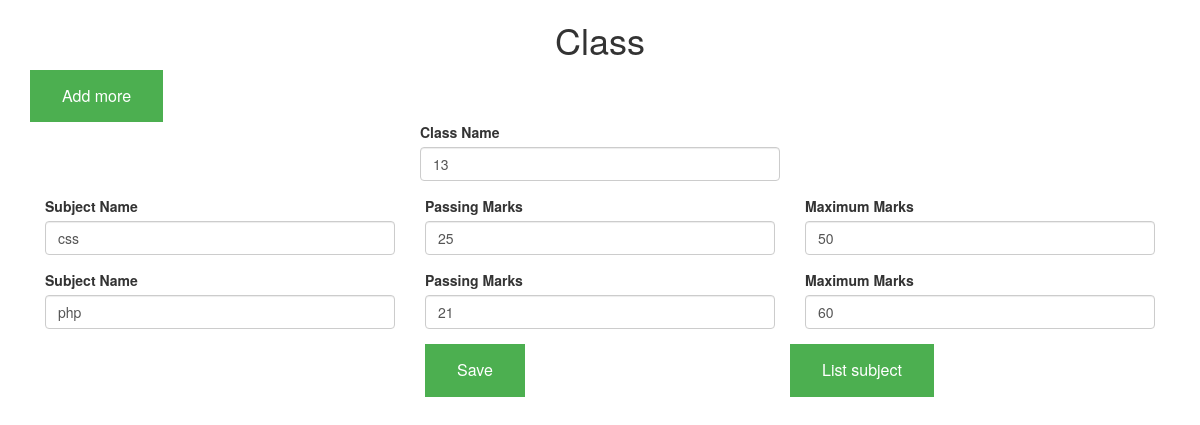
/class_update.php?uid=31, run on the app's committed database.
### tables this page shows
CREATE TABLE `class_table` (
  `id` int(11) NOT NULL,
  `class_name` varchar(255) NOT NULL,
  `subject_name` varchar(255) NOT NULL,
  `passing_marks` varchar(255) NOT NULL,
  `maximum_marks` varchar(255) NOT NULL
);

### class_include.php (called while the page is built, shortened)
<?php
class classproject
{
  public $servername = 'localhost';
  public $username   = 'root';
  public $password   = '';
  public $dbname     = 'class';
  public $connect;
  public function __construct()
 {
   $this->connect = new mysqli($this->servername,$this->username,$this->password,$this->dbname);
   if(mysqli_connect_error()){
      trigger_error("failed to connect database".mysqli_connect_error());
    }else{
     return $this->connect;
    }
  }
 public function displayById($id)
{
  $query = "SELECT * FROM class_table WHERE id = ".$id;
  $result = $this->connect->query($query);
  if($result->num_rows>0){
  $row = $result->fetch_assoc();
  return $row;
  }else{
       echo "Record Not Found";
  }
}
 }
?>

### class_update.php (the view, shortened to what this page needs)
<?php
include ('bootstrap.php');
include ('class_include.php');
$classObj = new classproject();
if(isset($_GET['uid']) && !empty($_GET['uid'])){
    $uid = $_GET['uid'];
    $result = $classObj->displayById($uid);
    $subject_name  = explode(',',$result['subject_name']);
    $passing_marks = explode(',',$result['passing_marks']);
    $maximum_marks = explode(',',$result['maximum_marks']);
}
?>
<!DOCTYPE html>
<html>
<head>
</head>
<body>
        <div class="container">
            <div class="row">
                <div class="col-md-12">
                    <h1 style="text-align:center"> Class</h1>
                                  <input class="button" id="add1" type="button" value="Add more" class="right">
                    <form action="" method="POST">
<div class="row">
                        <div class="form-group col-md-4 col-md-offset-4">
                            <label>Class Name </label><input type="text" name="cname" class="form-control"
                            value="<?php echo $result['class_name']; ?>">
                        </div>
</div>
    <div class="test">
           <?php foreach ($subject_name as $k => $v)
           {
            ?>
                    <div class="form-group col-md-4">
                            <label>Subject Name </label><input type="text" name="sname[]" class="form-control" required value="<?php echo $v;?>">
                    </div>
                    <div class="form-group col-md-4">
                            <label>Passing Marks</label><input type="text" name="pmarks[]" class="form-control" required value="<?php echo $passing_marks[$k];?>">
                    </div>
                    <div class="form-group col-md-4">
                            <label>Maximum Marks </label><input type="text" name="mmarks[]" class="form-control" required value="<?php echo $maximum_marks[$k];?>">
                    </div>
          <?php } ?> </div>
            <div class="col-md-4 col-md-offset-4">
                    <input class="button" type="submit" name="update_button" value="Save" style="float: center;">
             </div>
                    </form>
              <a class="button" href="class_read.php">List subject</a>
                </div>
            </div>
        </div>
</body>
</html>

### class_update.php (style rules this page uses)
.button { background-color: #4CAF50; border: none; color: white; padding: 15px 32px; text-align: center; text-decoration: none; display: inline-block; font-size: 16px; }

### data on the page
class_table: cname "13", subject_name "css", passing_marks "25", maximum_marks "50", subject_name "php", passing_marks "21", maximum_marks "60"
